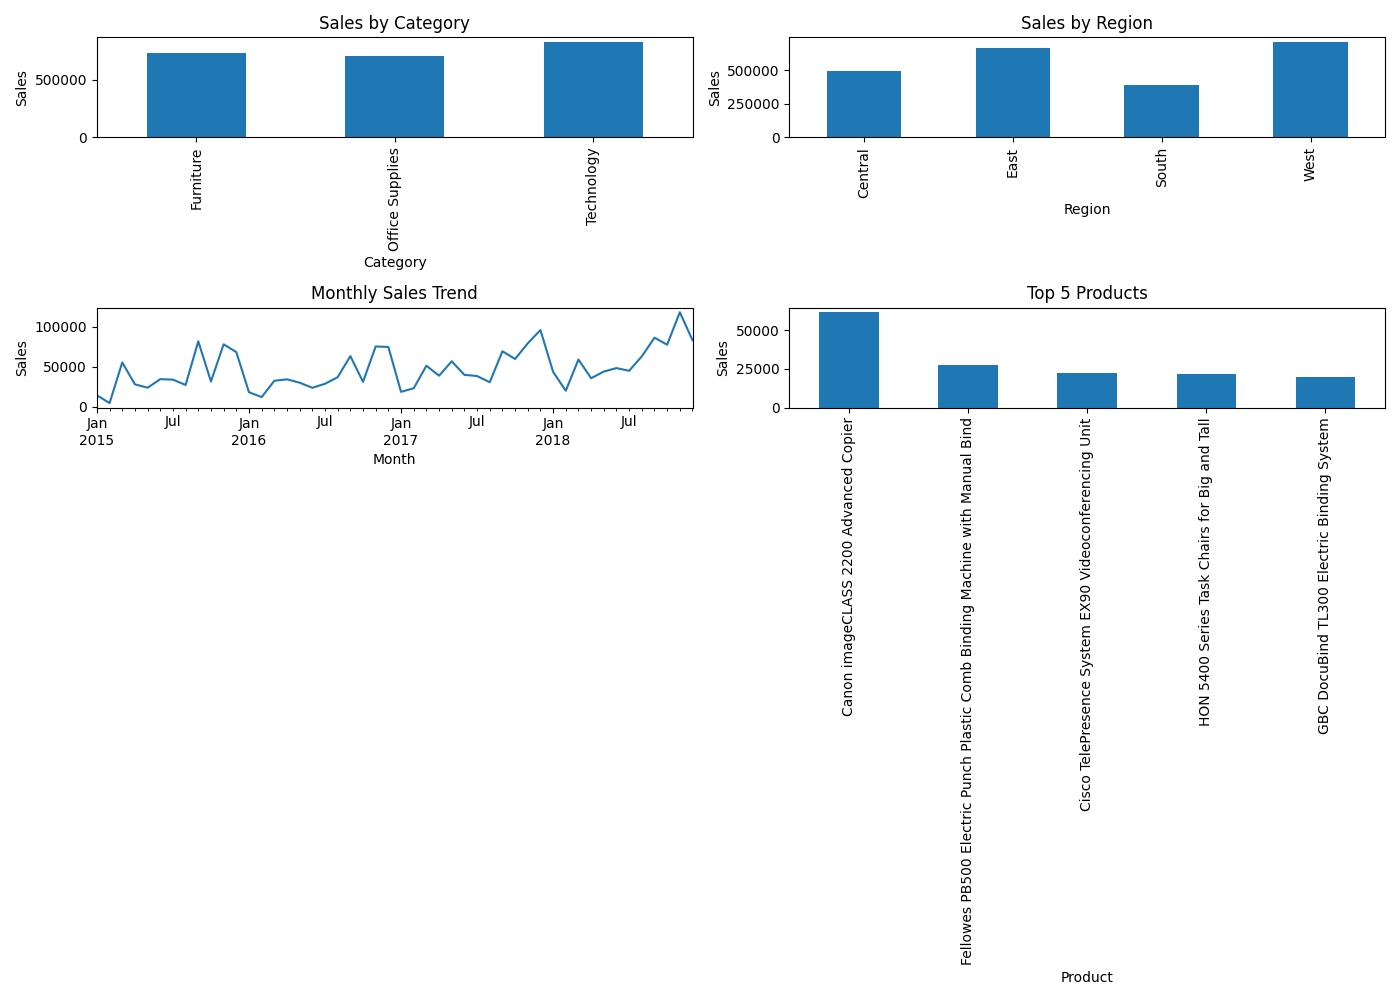

Write the Python code that produced this figure.
import pandas as pd
import matplotlib.pyplot as plt

# Load dataset
data = pd.read_csv("SampleSuperstore.csv")

# Fix date format
data["Order Date"] = pd.to_datetime(
    data["Order Date"],
    dayfirst=True
)

# Create new column: Month
data["Month"] = data["Order Date"].dt.to_period("M")

# Monthly Sales
monthly_sales = data.groupby("Month")["Sales"].sum()

# Category Sales
category_sales = data.groupby("Category")["Sales"].sum()

# Region Sales
region_sales = data.groupby("Region")["Sales"].sum()

# Top Products
top_products = (
    data.groupby("Product Name")["Sales"]
    .sum()
    .sort_values(ascending=False)
    .head(5)
)

# Create Professional Dashboard
plt.figure(figsize=(14,10))

# Chart 1 — Category
plt.subplot(2,2,1)
category_sales.plot(kind="bar")
plt.title("Sales by Category")
plt.xlabel("Category")
plt.ylabel("Sales")

# Chart 2 — Region
plt.subplot(2,2,2)
region_sales.plot(kind="bar")
plt.title("Sales by Region")
plt.xlabel("Region")
plt.ylabel("Sales")

# Chart 3 — Monthly Trend
plt.subplot(2,2,3)
monthly_sales.plot()
plt.title("Monthly Sales Trend")
plt.xlabel("Month")
plt.ylabel("Sales")

# Chart 4 — Top Products
plt.subplot(2,2,4)
top_products.plot(kind="bar")
plt.title("Top 5 Products")
plt.xlabel("Product")
plt.ylabel("Sales")

# Adjust layout
plt.tight_layout()

# Save professional dashboard
plt.savefig("09.professional_sales_dashboard.png")

plt.show()

print("Dashboard created successfully!")
